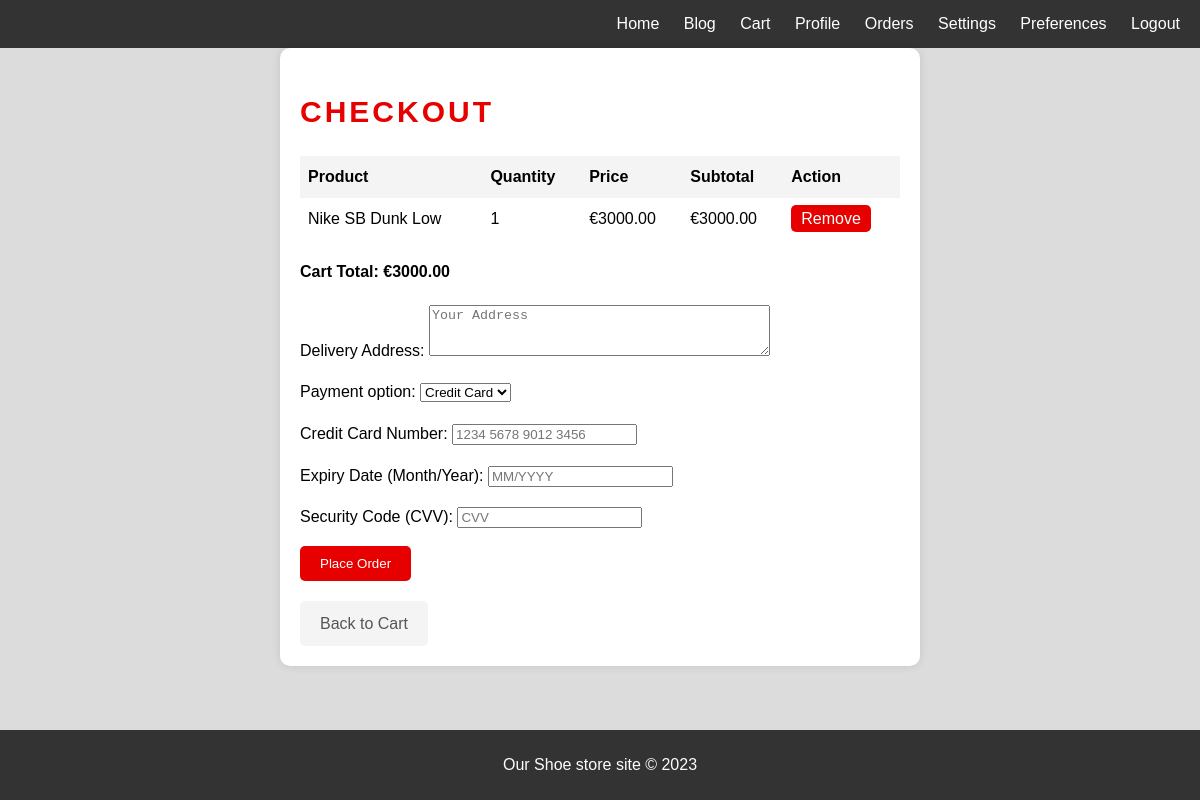
The page /cart/checkout/ (signed in) on the database as committed earlier.
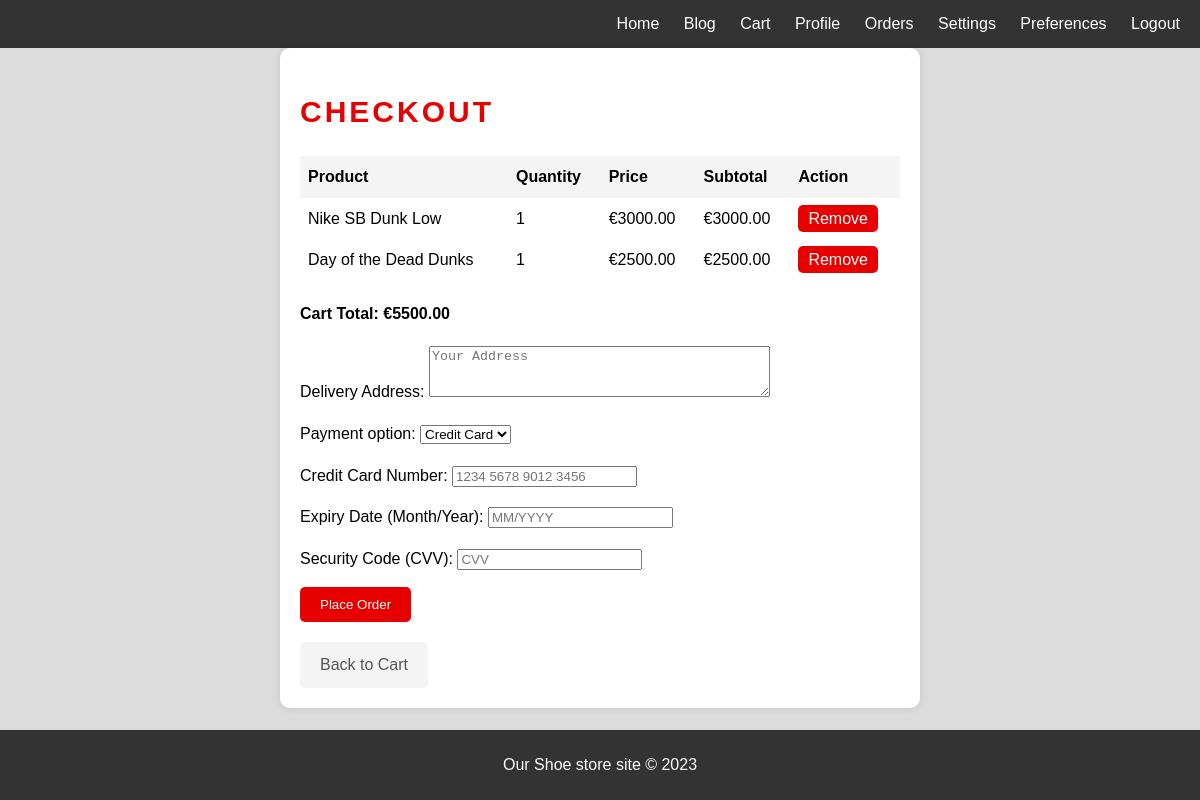
The same page on the database as committed later.
### cart/models.py (models this page shows, shortened)
class CartItem(models.Model):
    cart = models.ForeignKey(
        Cart,
        related_name="cart_items",
        on_delete=models.CASCADE,
        null=True,
        blank=True,
        verbose_name="shopping cart",
        help_text="The shopping cart to which this item belongs"
    )
    session_key = models.CharField(
        max_length=40,
        null=True,
        blank=True,
        verbose_name="session key",
        help_text="Session key for anonymous user carts"
    )
    product = models.ForeignKey(
        "products.ProductModel",
        related_name="cart_items",
        on_delete=models.CASCADE,
        verbose_name="product",
        help_text="The product included in this cart item"
    )
    quantity = models.IntegerField(
        default=1,
        verbose_name="quantity",
        help_text="The quantity of the products in this cart item"
    )
    def sub_total(self):
        return self.product.price * self.quantity

### products/models.py (models this page shows, shortened)
class ProductModel(models.Model):
    category = models.ForeignKey(
        'Category', related_name="products", on_delete=models.CASCADE, null=True
    )
    name = models.CharField(
        max_length=255,
        null=False,
        default="none",
        verbose_name="Product Name",
        help_text="The name of the shoe product"
    )
    description = models.TextField(
        null=True,
        verbose_name="Product Description",
        help_text="A detailed description of the shoe product"
    )
    price = models.DecimalField(
        null=False,
        max_digits=50,
        decimal_places=2,
        default=Decimal("0.0"),
        verbose_name="Product Price",
        help_text="The price of the shoe product"
    )
    stock = models.IntegerField(
        null=False,
        default=0,
        verbose_name="Product Stock",
        help_text="The available quantity of the shoe product"
    )
    images = models.ImageField(
        upload_to="productmodel/images/",
        max_length=255,
        null=True,
        verbose_name="Product Image",
        help_text="An image representing the shoe product"
    )
    created_at = models.DateField(
        null=False,
        default=date.today,
        verbose_name="Created at",
        help_text="The timestamp indicating when the shoe product was created"
    )
    updated_at = models.DateTimeField(
        null=False,
        verbose_name="Updated at",
        help_text="The timestamp indicating when the shoe product was last updated"
    )

### cart/views.py (the view)
# urls.py: path('checkout/', views.checkout, name='checkout'),
@login_required
def checkout(request):
    user = request.user
    cart = Cart.objects.filter(user=user).first()
    if not cart:
        messages.info(request, "Your cart is empty.")
        return redirect('cart:cart_detail')
    cart_items = CartItem.objects.filter(cart=cart)
    if not cart_items.exists():
        messages.info(request, "Your cart is empty.")
        return redirect('cart:cart_detail')
    cart_total = sum(item.sub_total() for item in cart_items)
    if request.method == "POST":
        payment_form = CustomPaymentForm(request.POST)
        if payment_form.is_valid():
            checkout_instance = Checkout(
                user=user,
                order_total=cart_total,
                payment_option=payment_form.cleaned_data['payment_option'],
                delivery_address=payment_form.cleaned_data['delivery_address'],
            )
            checkout_instance.save()
            for cart_item in cart_items:
                OrderItem.objects.create(
                    order=checkout_instance,
                    product=cart_item.product,
                    quantity=cart_item.quantity,
                    price=cart_item.product.price
                )
            cart_items.delete()
            cart.delete()
            return redirect('cart:order_confirmation')
    else:
        payment_form = CustomPaymentForm()
    context = {
        'payment_form': payment_form,
        'cart_total': cart_total,
        'cart_items': cart_items
    }
    return render(request, 'checkout.html', context)

### cart/templates/checkout.html (shortened to what this page needs)
{% extends "base.html" %}
{% load static %}
{% block content %}
<div style="max-width: 600px; margin: auto; background-color: #fff; padding: 20px; box-shadow: 0 0 10px rgba(0,0,0,0.1); border-radius: 10px;">
    <h1 style="font-size: 30px; color: #E60100; text-transform: uppercase; letter-spacing: .1em; margin-bottom: 20px;">Checkout</h1>
    <table style="width: 100%; margin-top: 20px; border-collapse: collapse;">
        <thead>
            <tr style="background-color: #f4f4f4;">
                <th style="padding: 8px; text-align: left;">Product</th>
                <th style="padding: 8px; text-align: left;">Quantity</th>
                <th style="padding: 8px; text-align: left;">Price</th>
                <th style="padding: 8px; text-align: left;">Subtotal</th>
                <th style="padding: 8px; text-align: left;">Action</th>
            </tr>
        </thead>
        <tbody>
            {% for item in cart_items %}
            <tr>
                <td style="padding: 8px;">{{ item.product.name }}</td>
                <td style="padding: 8px;">{{ item.quantity }}</td>
                <td style="padding: 8px;">€{{ item.product.price }}</td>
                <td style="padding: 8px;">€{{ item.sub_total }}</td>
                <td style="padding: 8px;">
                    <a href="{% url 'cart:remove_from_cart' item.product.id %}" style="color: #fff; background-color: #E60100; padding: 5px 10px; border-radius: 5px; text-decoration: none;">Remove</a>
                </td>
            </tr>
            {% endfor %}
        </tbody>
    </table>
    <p style="margin-top: 20px; font-weight: bold;">Cart Total: €{{ cart_total }}</p>
    <form method="post" style="margin-top: 20px;">
        {{ payment_form.as_p }}
        <button type="submit" style="background-color: #E60100; color: #fff; border: none; padding: 10px 20px; border-radius: 5px; cursor: pointer;">Place Order</button>
    </form>
    <a href="{% url 'cart:cart_detail' %}" style="display: inline-block; margin-top: 20px; background-color: #f4f4f4; color: #555; padding: 10px 20px; border-radius: 5px; text-decoration: none;">Back to Cart</a>
</div>
{% endblock %}

Rows that differ between the two databases and show on the page:
added CartItem: product.name "Day of the Dead Dunks", quantity "1", product.price "2500.00", sub_total "2500.00"
Other text that changed with them:
{{ cart_total }}: "3000.00" → "5500.00"
